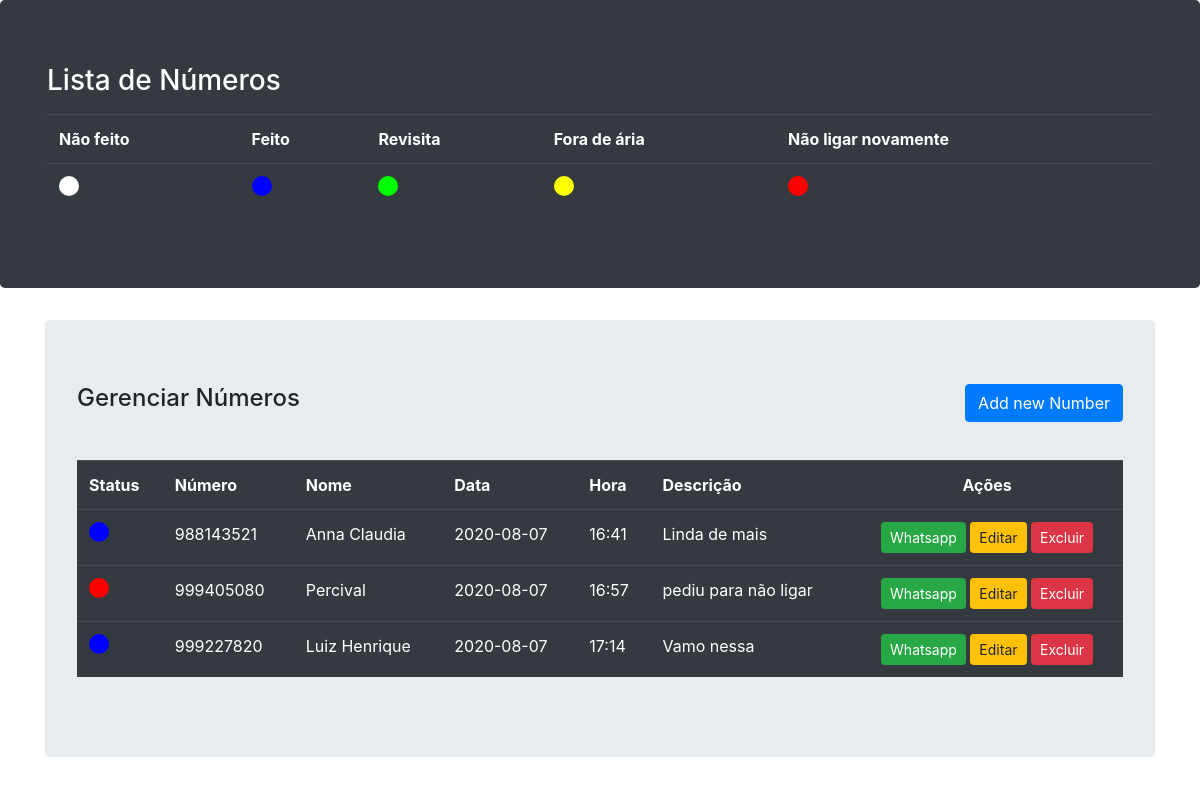
The page / on the database its author committed.
### app.py (models this page shows, shortened)
class Number(db.Model):
    id = db.Column(db.Integer, primary_key=True)
    number = db.Column(db.String(80), unique=True, nullable=False)
    name = db.Column(db.String(100), nullable=True)
    status = db.Column(db.String(100), nullable=False)
    data = db.Column(db.String(10), nullable=True)
    hora = db.Column(db.String(10), nullable=True)
    description = db.Column(db.String(100), nullable=True)

### app.py (the view)
@app.route("/", methods=['GET'])
def index():
    all_data = Number.query.all()
    return render_template("index.html", contatos=all_data)

### templates/index.html (shortened to what this page needs)
{% extends 'layout.html' %} <br>
{% block content %}
{% include 'includes/header.html' %}
<div class="container-lg">
    <div class="row">
        <div class="col md-12">
            <div class="jumbotron">
                <h4>Gerenciar Números <button class="btn btn-primary float-right" data-toggle="modal"
                        data-target="#mymodal">Add new Number</button> </h4>
                <table class="table table-hover table-dark mt-5">
                    <tr>
                        <th>Status</th>
                        <th>Número</th>
                        <th>Nome</th>
                        <th>Data</th>
                        <th>Hora</th>
                        <th>Descrição</th>
                        <th class="text-center">Ações</th>
                    </tr>
                    {% for item in contatos %}
                    <tr>
                        <td>
                            <div class="{{item.status}}"></div>
                        </td>
                        <td>{{item.number}}</td>
                        <td>{{item.name}}</td>
                        <td>{{item.data}}</td>
                        <td>{{item.hora}}</td>
                        <td>{{item.description}}</td>
                        <td class="text-center">
                            <a class="btn btn-success btn-sm" target="_blank"
                                href="https://api.whatsapp.com/send?phone=+55(28){{item.number}}">Whatsapp</a>
                            <a href="/update/{{item.id}}" class="btn btn-warning btn-sm" data-toggle="modal"
                                data-target="#modaledit{{item.id}}">Editar</a>
                            <a href="/delete/{{item.id}}" class="btn btn-danger btn-sm"
                                onclick="return confirm('Temcerteza que deseja excluir?')">Excluir</a>
                        </td>
                    </tr>
                    {% endfor %}
                </table>
            </div>
        </div>
    </div>
</div>
{% endblock %}

### templates/layout.html (shortened to what this page needs)
<!DOCTYPE html>
<html lang="pt-br">
<head>
  <link rel="stylesheet" href="{{ url_for('static', filename='css/bootstrap.min.css') }}" />
  <link rel="stylesheet" href="{{ url_for('static', filename='css/style.css') }}" />
</head>
<body>
  {% block content %} {% endblock %}
</body>
</html>

### templates/includes/header.html
<div class="jumbotron bg-dark text-white">
  <div class="container-lg">
    <h3>Lista de Números</h3>
    <table class="table table-dark align-middle mt-3">
      <tr>
        <th>Não feito</th>
        <th>Feito</th>
        <th>Revisita</th>
        <th>Fora de ária</th>
        <th>Não ligar novamente</th>
      </tr>
      <tr>
        <td>
          <div class="status3"></div>
        </td>
        <td>
          <div class="status5"></div>
        </td>
        <td>
          <div class="status2"></div>
        </td>
        <td>
          <div class="status4"></div>
        </td>
        <td>
          <div class="status1"></div>
        </td>
      </tr>
    </table>
  </div>
</div>

### static/css/style.css (style rules this page uses)
.status1 { width: 20px; height: 20px; border-radius: 100%; background: #ff0000; }
.status2 { width: 20px; height: 20px; border-radius: 100%; background: #00ff00; }
.status3 { width: 20px; height: 20px; border-radius: 100%; background: #ffffff; }
.status4 { width: 20px; height: 20px; border-radius: 100%; background: #ffff00; }
.status5 { width: 20px; height: 20px; border-radius: 100%; background: #0000ff; }

### rows shown on the page
Number: number "988143521", name "Anna Claudia", data "2020-08-07", hora "16:41", description "Linda de mais"
Number: number "999405080", name "Percival", data "2020-08-07", hora "16:57", description "pediu para não ligar"
Number: number "999227820", name "Luiz Henrique", data "2020-08-07", hora "17:14", description "Vamo nessa"
